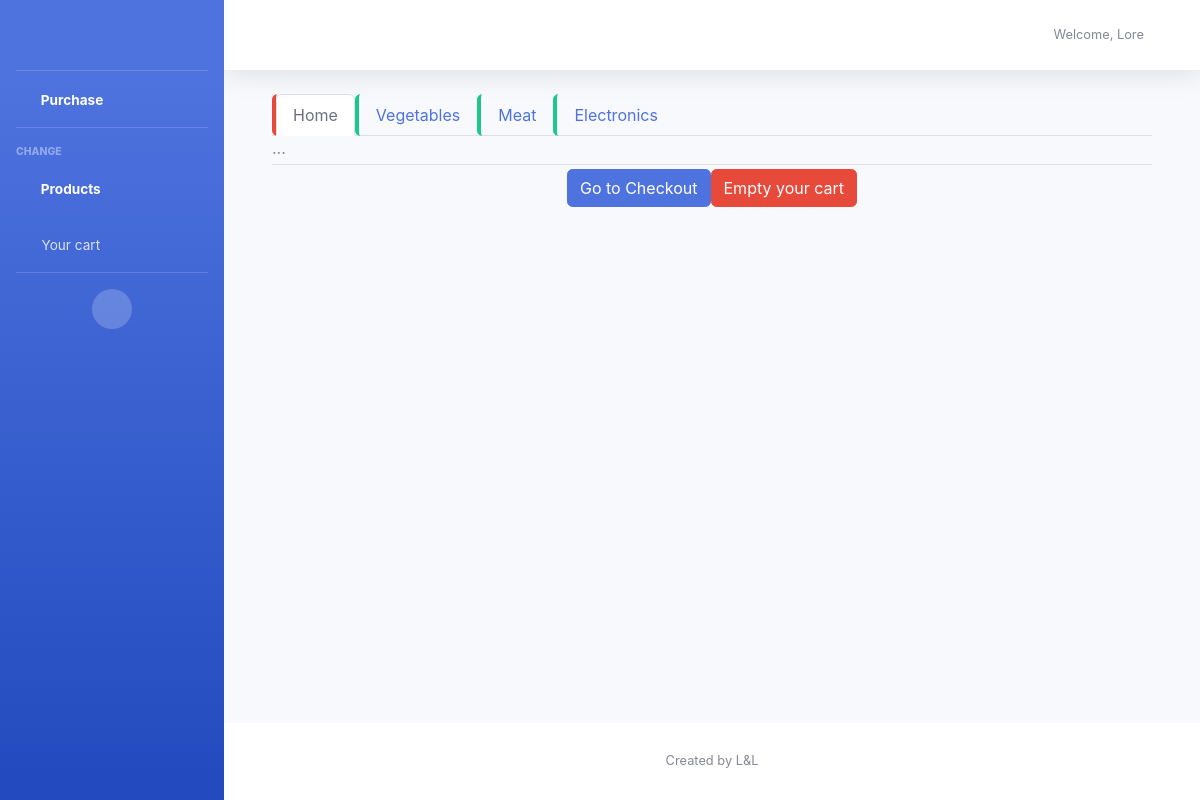
/fingerprintData/lore@example.com/fingerprint_access/purchase/, run on the app's committed database.
### fingerprintData/models.py (models this page shows, shortened)
class Customer(models.Model):
    customer_email = models.EmailField(primary_key=True)
    customer_password = models.CharField(max_length=16)
    customer_name = models.CharField(max_length=50)
    customer_surname = models.CharField(max_length=50)
    customer_fingerprint= models.ForeignKey('Fingerprint', on_delete=models.PROTECT)
    customer_register_date = models.DateField(default=timezone.now)
    customer_admin = models.BooleanField(default=False)

class Type(models.Model):
    type_id = models.AutoField(primary_key=True)
    type_description = models.CharField(max_length=200, blank=False, unique=True)
    def __str__(self):
        return self.type_description

### fingerprintData/views.py (the view)
# urls.py: path('<str:customer_email>/fingerprint_access/purchase/', views.purchase.as_view(), name='purchase'),
class purchase(View):
    def get(self, request, customer_email):
        customer = get_object_or_404(Customer, pk=customer_email, customer_admin=False)
        type_list = Type.objects.all()
        product_list = Product.objects.all()
        template = 'fingerprintData/purchase.html'
        return render(request, template, {'customer': customer,
                                          'types': type_list,
                                          'products': product_list})

### fingerprintData/templates/fingerprintData/purchase.html (shortened to what this page needs)
{% extends 'fingerprintData/page_template.html' %}
{% block activetitle %}Purchase{% endblock activetitle %}
{% block navlinks %}
    <li class="nav-item active">
        <a class="nav-link " href="javascript:void(0)" id="products-nav">
            <i class="fas fa-fw fa-folder"></i>
            <span> Products </span>
        </a>
    </li>
    <li class="nav-item">
        <a class="nav-link" href="javascript:void(0)" id="cart-nav">
            <i class="fas fa-fw fa-folder"></i>
            <span> Your cart </span>
        </a>
    </li>
{% endblock navlinks %}
{% block topbar %}
    <ul class="navbar-nav ml-auto">
        <li class="nav-item dropdown arrow ">
            <a class="nav-link dropdown-toggle" href="#" id="userDropdown" role="button"
               data-toggle="dropdown" aria-haspopup="true" aria-expanded="false">
                <span class="mr-2 d-lg-inline text-gray-600 small">Welcome, {{ customer.customer_name }}</span>
            </a>
        </li>
    </ul>
{% endblock topbar %}
{% block content %}
    {% load static %}
    {% block extracss %}
        <link href="{% static 'css/purchase.css' %}" rel="stylesheet" type="text/css">
    {% endblock %}
    {% if types %}
        <div class="container mx-0" id="purchase-panel">
            <ul class="nav nav-tabs" id="myTab" role="tablist">
                <li class="nav-item border-left-danger rounded">
                    <a class="nav-link active " id="home-tab" data-toggle="tab" href="#home" role="tab"
                       aria-controls="home"
                       aria-selected="true">Home</a>
                </li>
                {% for type in types %}
                    <li class="nav-item border-left-success rounded">
                        <a class="nav-link"
                           id="{{ type }}-tab"
                           data-toggle="tab"
                           href="#{{ type }}"
                           role="tab"
                           aria-controls="{{ type }}"
                           aria-selected="false">{{ type }}
                        </a>
                    </li>
                {% endfor %}
            </ul>
            <div class="tab-content" id="myTabContent">
                <div class="tab-pane fade show active" id="home" role="tabpanel" aria-labelledby="home-tab">...
                </div>
            </div>
            <hr class="sidebar-divider my-1">
            <div class="row justify-content-center text-center">
                <button id="checkout-btn" class="btn btn-primary"> Go to Checkout</button>
                <button id="empty-cart" class="btn btn-danger"> Empty your cart</button>
            </div>
        </div>
    {% endif %}
{% endblock content %}

### data on the page
Customer: customer_name "Lore"
Type: type_description "Vegetables"
Type: type_description "Meat"
Type: type_description "Electronics"
